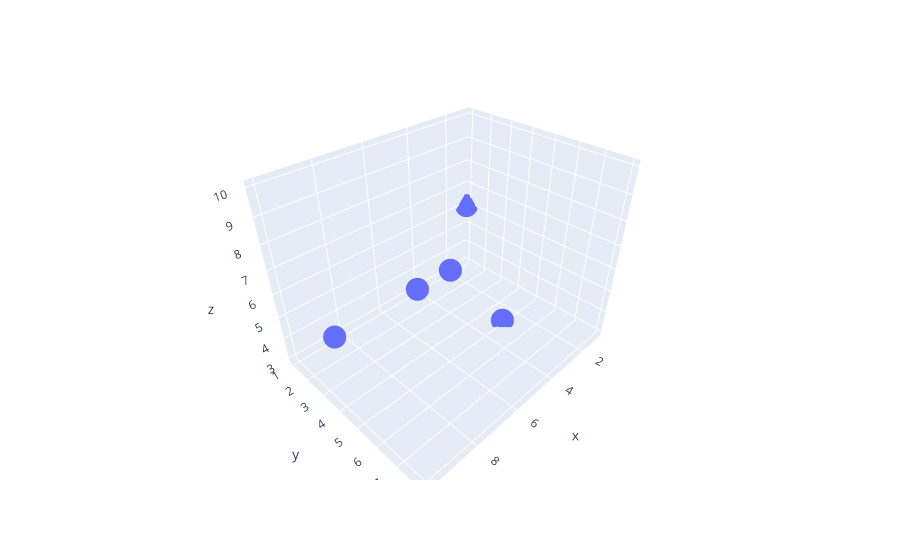

The notebook cell this image was saved under:
### Code cell
# 13. Create a 3D scatter plot using Plotly.
import plotly.express as px
df = pd.DataFrame({'x':[1,10,3,4,10], 'y':[1,8,5,3,4], 'z':[6,10,3,5,6]})
fig = px.scatter_3d(df, x='x', y='y', z='z')
fig.show()

### Figure 1 — Plotly figure (JSON) as saved in the notebook; plotly's stock layout.template omitted (floating-point values rounded to 4 significant figures)
{"data": [{"hovertemplate": "x=%{x}<br>y=%{y}<br>z=%{z}<extra></extra>", "legendgroup": "", "marker": {"color": "#636efa", "symbol": "circle"}, "mode": "markers", "name": "", "scene": "scene", "showlegend": false, "type": "scatter3d", "x": [1, 10, 3, 4, 10], "y": [1, 8, 5, 3, 4], "z": [6, 10, 3, 5, 6]}], "layout": {"legend": {"tracegroupgap": 0}, "margin": {"t": 60}, "scene": {"domain": {"x": [0, 1], "y": [0, 1]}, "xaxis": {"title": {"text": "x"}}, "yaxis": {"title": {"text": "y"}}, "zaxis": {"title": {"text": "z"}}}}}
